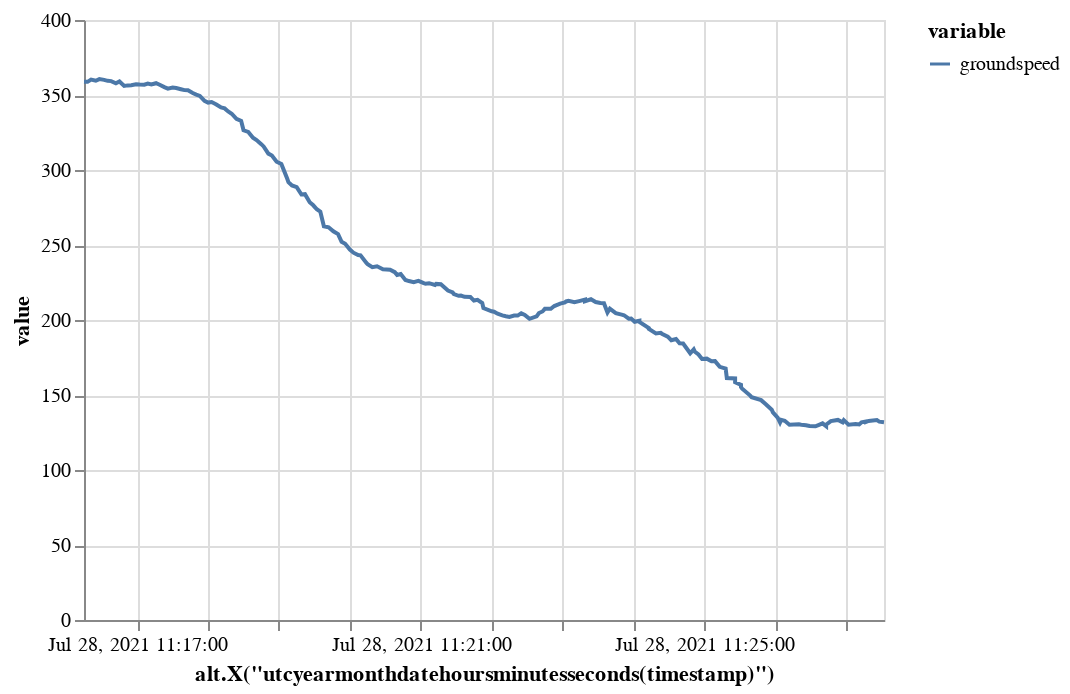

This figure's notebook cell:
### Code cell
traffic[1].chart("groundspeed").encode()

### Figure 1 — Vega-Lite specification as saved in the notebook (floating-point values rounded to 4 significant figures; data arrays with more than 128 entries replaced by an {"elided": "..."} marker saying what was removed)
{"config": {"view": {"continuousWidth": 400, "continuousHeight": 300}}, "data": {"name": "data-8282dc9696ed8752879a521916e9c2ca"}, "mark": "line", "encoding": {"color": {"type": "nominal", "field": "variable"}, "x": {"type": "temporal", "field": "timestamp", "timeUnit": "utcyearmonthdatehoursminutesseconds", "title": "alt.X(\"utcyearmonthdatehoursminutesseconds(timestamp)\")"}, "y": {"type": "quantitative", "field": "value"}}, "transform": [{"fold": ["groundspeed"], "as": ["variable", "value"]}], "$schema": "https://vega.github.io/schema/vega-lite/v4.8.1.json", "datasets": {"data-8282dc9696ed8752879a521916e9c2ca": {"elided": "200 records"}}}
